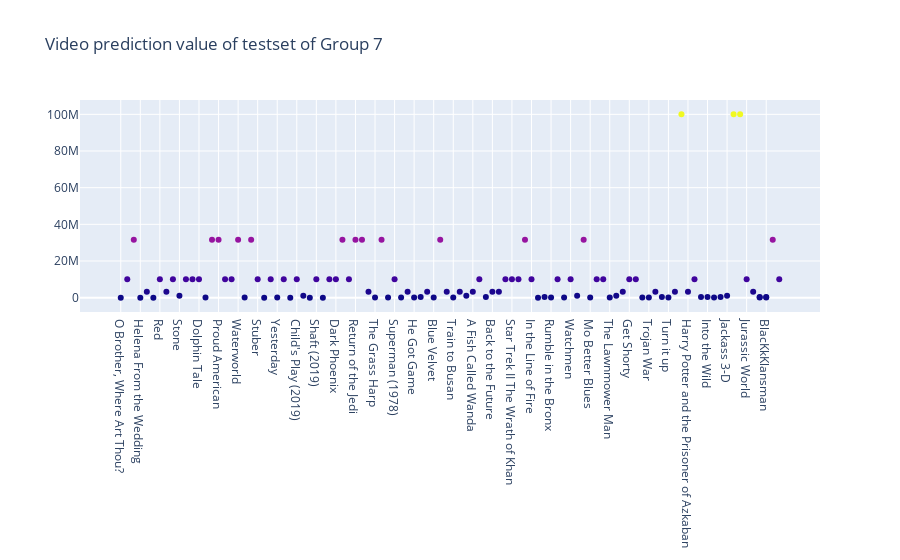

This figure's notebook cell:
### Code cell
#Video prediction value of testset
fig = go.Figure(data=go.Scatter(x=g7_result_final["name"],
                                y=g7_result_final["trailer_prediction"],
                                mode='markers',
                                marker_color=g7_result_final["trailer_prediction"],
                                text=g7_result_final["name"])) # hover text goes here(movie_title)

fig.update_layout(title='Video prediction value of testset of Group 7')
fig.show()

### Figure 1 — Plotly figure (JSON) as saved in the notebook; plotly's stock layout.template omitted (floating-point values rounded to 4 significant figures)
{"data": [{"marker": {"color": [3162, 10000000, 31622776, 10000, 3162277, 10000, 10000000, 3162277, 10000000, 1000000, 10000000, 10000000, 10000000, 31622, 31622776, 31622776, 10000000, 10000000, 31622776, 100000, 31622776, 10000000, 10000, 10000000, 100000, 10000000, 316, 10000000, 1000000, 10000, 10000000, 10000, 10000000, 10000000, 31622776, 10000000, 31622776, 31622776, 3162277, 100000, 31622776, 100000, 10000000, 31622, 3162277, 31622, 316227, 3162277, 100000, 31622776, 3162277, 100000, 3162277, 1000000, 3162277, 10000000, 316227, 3162277, 3162277, 10000000, 10000000, 10000000, 31622776, 10000000, 10000, 316227, 31622, 10000000, 100000, 10000000, 1000000, 31622776, 100000, 10000000, 10000000, 100000, 1000000, 3162277, 10000000, 10000000, 100000, 100000, 3162277, 316227, 100000, 3162277, 100000000, 3162277, 10000000, 316227, 316227, 100000, 316227, 1000000, 100000000, 100000000, 10000000, 3162277, 100000, 316227, 100000, 316227, 31622776, 10000000]}, "mode": "markers", "text": ["O Brother, Where Art Thou?", "The Twilight Saga: Breaking Dawn Part 1", "The Twilight Saga: Breaking Dawn Part 2", "Helena From the Wedding", "Monsters", "Catfish", "Red", "Freakonomics", "The Warrior's Way", "Stone", "Frankenweenie", "John Carter", "Dolphin Tale", "Penguins of Madagascar", "Minions", "Proud American", "Edmond", "Tootsie", "Waterworld", "The Lion King (2019)", "Crawl", "Stuber", "Midsommar", "Spider-Man: Far from Home", "Yesterday", "Annabelle Comes Home", "Toy Story 4", "Child's Play (2019)", "Anna (2019)", "Men in Black International", "Shaft (2019) ", "Late Night", "The Secret Life of Pets 2", "Dark Phoenix", "Godzilla:King of the Monsters", "Rocketman", "Return of the Jedi", "Indiana Jones and the Temple of Doom", "The Idolmaker", "The Grass Harp", "The Grand", "Jaws", "Superman (1978)", "Clerks", "Juice", "He Got Game", "White Men Can't Jump", "Mulholland Drive", "Blue Velvet", "Once Upon a Time in Hollywood", "The Big Lebowski", "Train to Busan", "Pride and Prejudice and Zombies", "Dead Poets Society", "A Fish Called Wanda", "The Witches of Eastwick", "Ferris Bueller's Day Off", "Back to the Future", "Police Academy", "Trading Places", "Star Trek II The Wrath of Khan", "The Blues Brothers", "V For Vendetta", "In the Line of Fire", "Us", "The Forbidden Kingdom", "Rumble in the Bronx", "Machete", "Beverly Hills Cop", "Watchmen", "Jackie Brown", "Zombieland", "Mo Better Blues", "Thelma and Louise", "New Jack City", "The Lawnmower Man", "Schindler's List", "Four Weddings and a Funeral", "Get Shorty", "Jerry Maguire", "Welcome to Sarajevo", "Trojan War", "The Gingerbread Man", "Tumbleweeds", "Turn it up", "The Adventures of Pluto Nash", "The Lord of the Rings: The Return of the King", "Harry Potter and the Prisoner of Azkaban", "Stay", "Fast Food Nation", "Into the Wild", "The Wrestler", "Slumdog Millionaire", "Jackass 3-D", "Skyfall", "The Hunger Games: Mocking Jay - Part 1", "Jurassic World", "Shut In", "Molly's Game", "Molly's Game", "BlacKkKlansman", "BlacKkKlansman", "Peter Rabbit", "Replicas"], "type": "scatter", "x": ["O Brother, Where Art Thou?", "The Twilight Saga: Breaking Dawn Part 1", "The Twilight Saga: Breaking Dawn Part 2", "Helena From the Wedding", "Monsters", "Catfish", "Red", "Freakonomics", "The Warrior's Way", "Stone", "Frankenweenie", "John Carter", "Dolphin Tale", "Penguins of Madagascar", "Minions", "Proud American", "Edmond", "Tootsie", "Waterworld", "The Lion King (2019)", "Crawl", "Stuber", "Midsommar", "Spider-Man: Far from Home", "Yesterday", "Annabelle Comes Home", "Toy Story 4", "Child's Play (2019)", "Anna (2019)", "Men in Black International", "Shaft (2019) ", "Late Night", "The Secret Life of Pets 2", "Dark Phoenix", "Godzilla:King of the Monsters", "Rocketman", "Return of the Jedi", "Indiana Jones and the Temple of Doom", "The Idolmaker", "The Grass Harp", "The Grand", "Jaws", "Superman (1978)", "Clerks", "Juice", "He Got Game", "White Men Can't Jump", "Mulholland Drive", "Blue Velvet", "Once Upon a Time in Hollywood", "The Big Lebowski", "Train to Busan", "Pride and Prejudice and Zombies", "Dead Poets Society", "A Fish Called Wanda", "The Witches of Eastwick", "Ferris Bueller's Day Off", "Back to the Future", "Police Academy", "Trading Places", "Star Trek II The Wrath of Khan", "The Blues Brothers", "V For Vendetta", "In the Line of Fire", "Us", "The Forbidden Kingdom", "Rumble in the Bronx", "Machete", "Beverly Hills Cop", "Watchmen", "Jackie Brown", "Zombieland", "Mo Better Blues", "Thelma and Louise", "New Jack City", "The Lawnmower Man", "Schindler's List", "Four Weddings and a Funeral", "Get Shorty", "Jerry Maguire", "Welcome to Sarajevo", "Trojan War", "The Gingerbread Man", "Tumbleweeds", "Turn it up", "The Adventures of Pluto Nash", "The Lord of the Rings: The Return of the King", "Harry Potter and the Prisoner of Azkaban", "Stay", "Fast Food Nation", "Into the Wild", "The Wrestler", "Slumdog Millionaire", "Jackass 3-D", "Skyfall", "The Hunger Games: Mocking Jay - Part 1", "Jurassic World", "Shut In", "Molly's Game", "Molly's Game", "BlacKkKlansman", "BlacKkKlansman", "Peter Rabbit", "Replicas"], "y": [3162, 10000000, 31622776, 10000, 3162277, 10000, 10000000, 3162277, 10000000, 1000000, 10000000, 10000000, 10000000, 31622, 31622776, 31622776, 10000000, 10000000, 31622776, 100000, 31622776, 10000000, 10000, 10000000, 100000, 10000000, 316, 10000000, 1000000, 10000, 10000000, 10000, 10000000, 10000000, 31622776, 10000000, 31622776, 31622776, 3162277, 100000, 31622776, 100000, 10000000, 31622, 3162277, 31622, 316227, 3162277, 100000, 31622776, 3162277, 100000, 3162277, 1000000, 3162277, 10000000, 316227, 3162277, 3162277, 10000000, 10000000, 10000000, 31622776, 10000000, 10000, 316227, 31622, 10000000, 100000, 10000000, 1000000, 31622776, 100000, 10000000, 10000000, 100000, 1000000, 3162277, 10000000, 10000000, 100000, 100000, 3162277, 316227, 100000, 3162277, 100000000, 3162277, 10000000, 316227, 316227, 100000, 316227, 1000000, 100000000, 100000000, 10000000, 3162277, 100000, 316227, 100000, 316227, 31622776, 10000000]}], "layout": {"title": {"text": "Video prediction value of testset of Group 7"}}}
